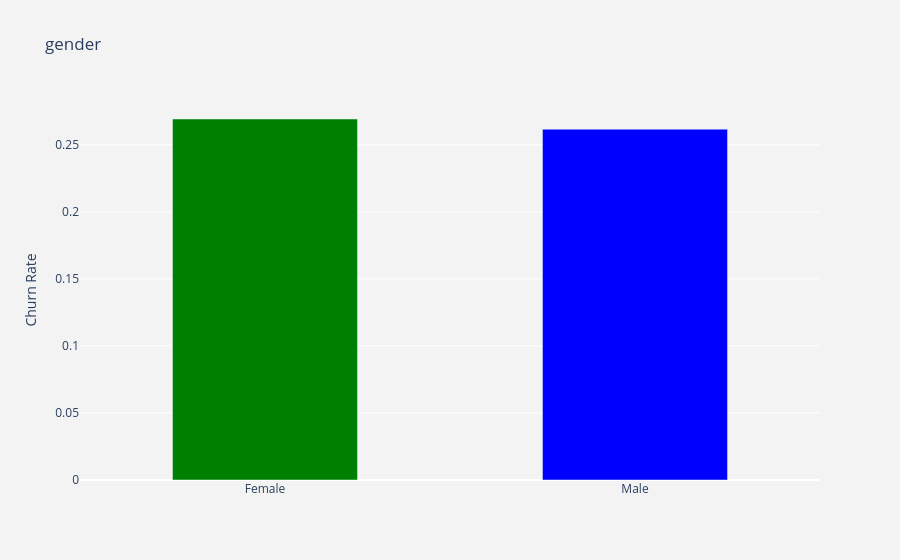

This figure's notebook cell:
### Code cell
visualization_churn_rate('gender')

### Figure 1 — Plotly figure (JSON) as saved in the notebook; plotly's stock layout.template omitted (floating-point values rounded to 4 significant figures)
{"data": [{"marker": {"color": ["green", "blue", "yellow"]}, "type": "bar", "width": [0.5, 0.5], "x": ["Female", "Male"], "y": [0.2692, 0.2616]}], "layout": {"paper_bgcolor": "rgb(243,243,243)", "plot_bgcolor": "rgb(243,243,243)", "title": {"text": "gender"}, "xaxis": {"type": "category"}, "yaxis": {"title": {"text": "Churn Rate"}}}}
